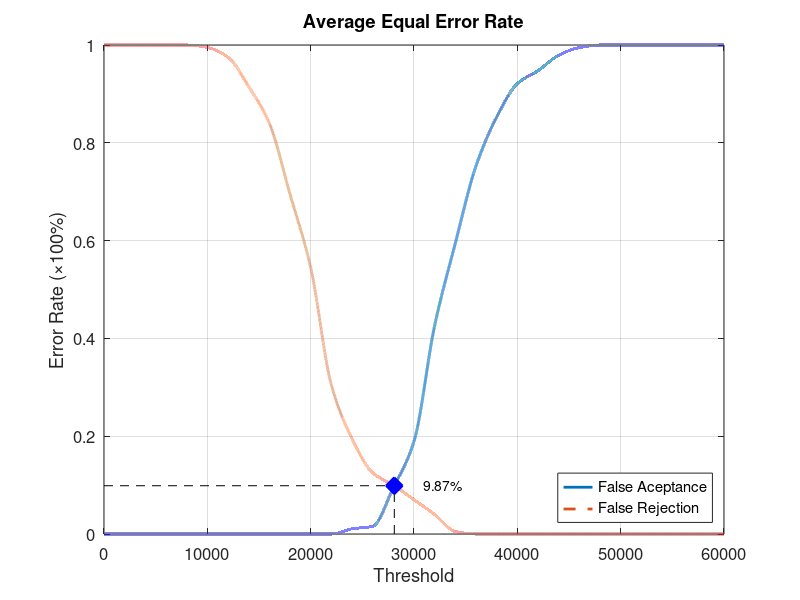
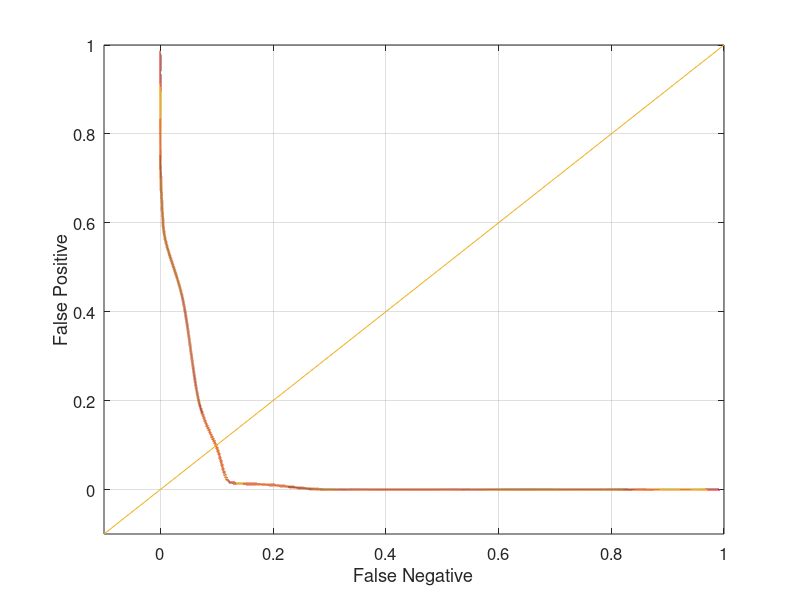

Write MATLAB code to recreate these figures, in order.
function yEER = Database2_3
close all;
clear;
clc;
x = 0:2000:60000;
xq = 0:0.5:60000;

y0 = [0 0 0 0 0 0 0 0 0 0 0 0 0.0105263 0.0157895 0.0947368 0.189474 0.426316 0.594737 0.752632 0.852632 0.921053 0.947368 0.978947 0.994737 1 1 1 1 1 1 1];
yy0 = interp1(x, y0, xq, 'pchip');
y1 = [1 1 1 1 1 0.995 0.975 0.915 0.84 0.695 0.545 0.305 0.195 0.125 0.1 0.07 0.04 0.005 0 0 0 0 0 0 0 0 0 0 0 0 0];
yy1 = interp1(x, y1, xq, 'pchip');

% Calculating EER: 
y2 = abs(y0 - y1);
find(y2 == min(y2))
yy2 = abs(yy0 - yy1);
xEER = find(yy2 == min(yy2));
xEERIndex = xq(xEER) % X-axis EER
yEER = yy0(xEER) % Y-axis EER

main = figure
plot(xq, yy0,'-','LineWidth', 2);	hold on
plot(xq, yy1,'--','LineWidth', 2);	hold on
plot([xEERIndex xEERIndex], [0 yEER], 'k--');	hold on
plot([0 xEERIndex], [yEER yEER], 'k--');	hold on
plot(xEERIndex, yEER, 'bx', 'LineWidth', 10);	hold on
text(xEERIndex + 10 * xEERIndex / 100, yEER, [num2str(round((10000 * yEER)) / 100) '%'])
legend('False Aceptance', 'False Rejection', 'Location', 'SouthEast')
xlabel('Threshold')
ylabel('Error Rate (\times100%)')
title('Average Equal Error Rate')
set(gca, 'FontSize', 12)
axis([0 60000 0 1])
grid on

print(main, 'Database2_3Main', '-dpng');
FNRxFPR = figure('Color', [1 1 1]);
plot(yy1, yy0, '-', yy1, yy0, 'LineWidth', 2);
hold on
y = -0.1:0.1:1
plot(y, y); 
set(gca, 'FontSize', 12)
xlabel('False Negative')
ylabel('False Positive')
axis([-0.1 1 -0.1 1])
set(gca, 'FontSize', 12)
grid on

print(FNRxFPR, 'Database2_3FNRxFPR','-dpng');
end
